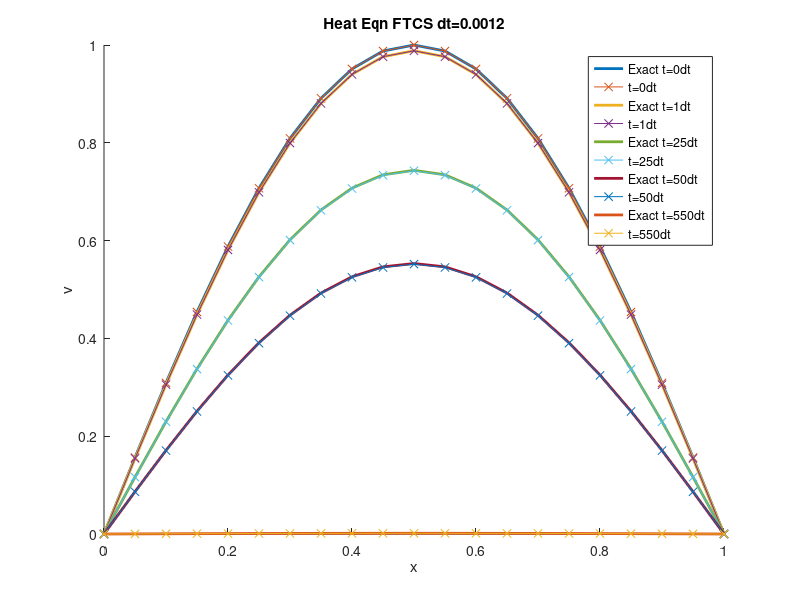
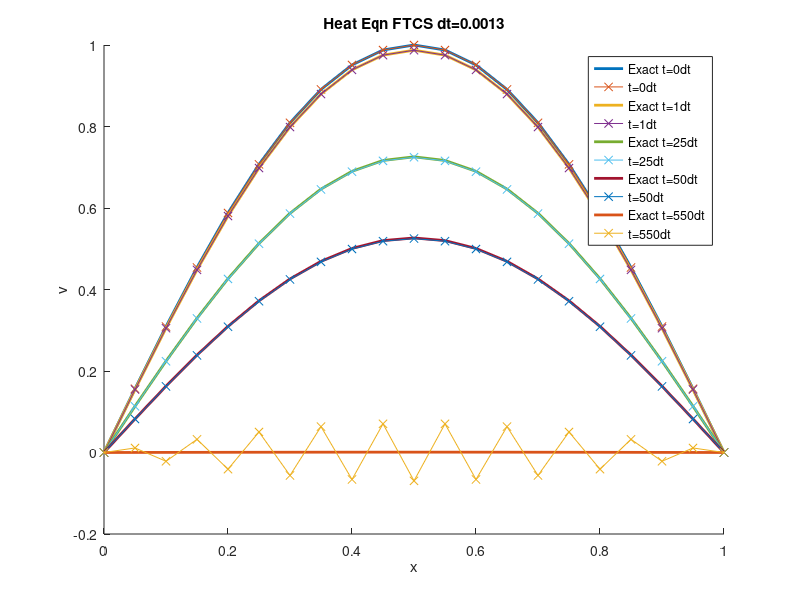
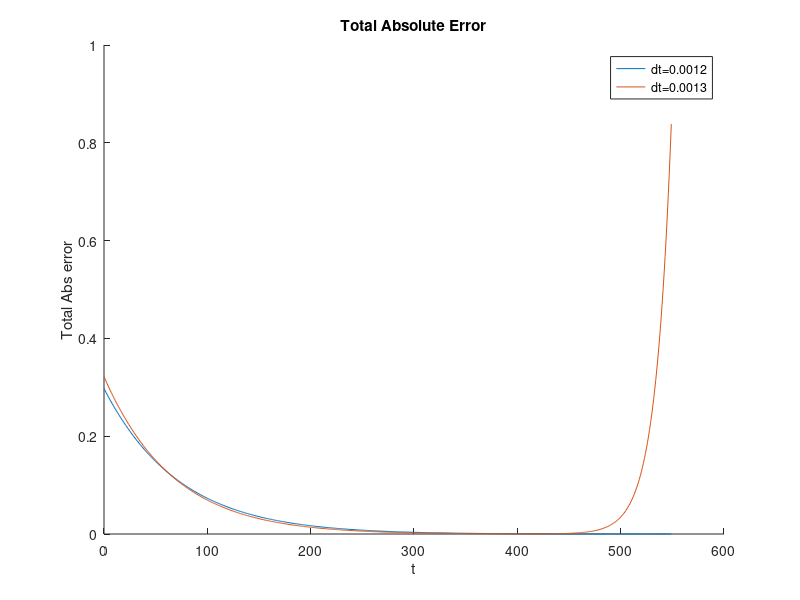

The MATLAB script that drew these images, in order:
%FTCS
clear all;
close all;

dx = 0.05;
dt = [0.0012, 0.0013];

t = [0, 1, 25, 50, 550]; %times to plot at 

x = 0:dx:1;
N = length(x)-2;
v = zeros(length(x),max(t)); %initialize v 
v(:,1) = sin(pi*x); %initial condition 

err = zeros(max(t),1); 

legendInfo = cell(length(t)+1,1);
errLegendInfo = cell(length(dt),1);

%Create the diag(1, -2, 1) matrix 
A = (1/dx^2).*(diag(1*ones(N-1,1), -1) + diag(-2*ones(N,1), 0) + diag(1*ones(N-1,1), 1));

%iterate over different dt 
for i=1:length(dt)  
    figure
    n=1; %This index will be for labeling the graph
    
    %time iterations 
    for k=1:max(t)+1
        
        %FTCS method 
        v(2:N+1,k+1) = v(2:N+1,k) + dt(i).*A*v(2:N+1,k);
        
        %Plot only if in t 
        if ismember(k-1,t)
            hold on
            plot(x, exp(-pi^2*(k-1)*dt(i))*sin(pi*x), 'linewidth', 2); %Exact solution 
            plot(x,v(:,k), '-x'); %Numerical solution 
            
            %Creating the legend 
            legendInfo{2*n-1} = ['Exact t=',num2str(t(n)),'dt'];
            legendInfo{2*n} = ['t=',num2str(t(n)),'dt'];
            n=n+1;
        end
        
    end
    %Labeling the graph 
    legend(legendInfo);
    title(['Heat Eqn FTCS dt=', num2str(dt(i))]);
    xlabel('x');
    ylabel('v');
    
    %Plotting the error 
    figure(3)
    hold on
    for j=1:length(err)
        err(j) = sum(abs(v(:,j)' - exp(-pi^2*(j+1)*dt(i))*sin(pi*x)));   
    end
    
    errLegendInfo{i} = ['dt=',num2str(dt(i))];
    plot(0:length(err)-1, err);
    
end

title('Total Absolute Error');
xlabel('t');
ylabel('Total Abs error');
legend(errLegendInfo);
